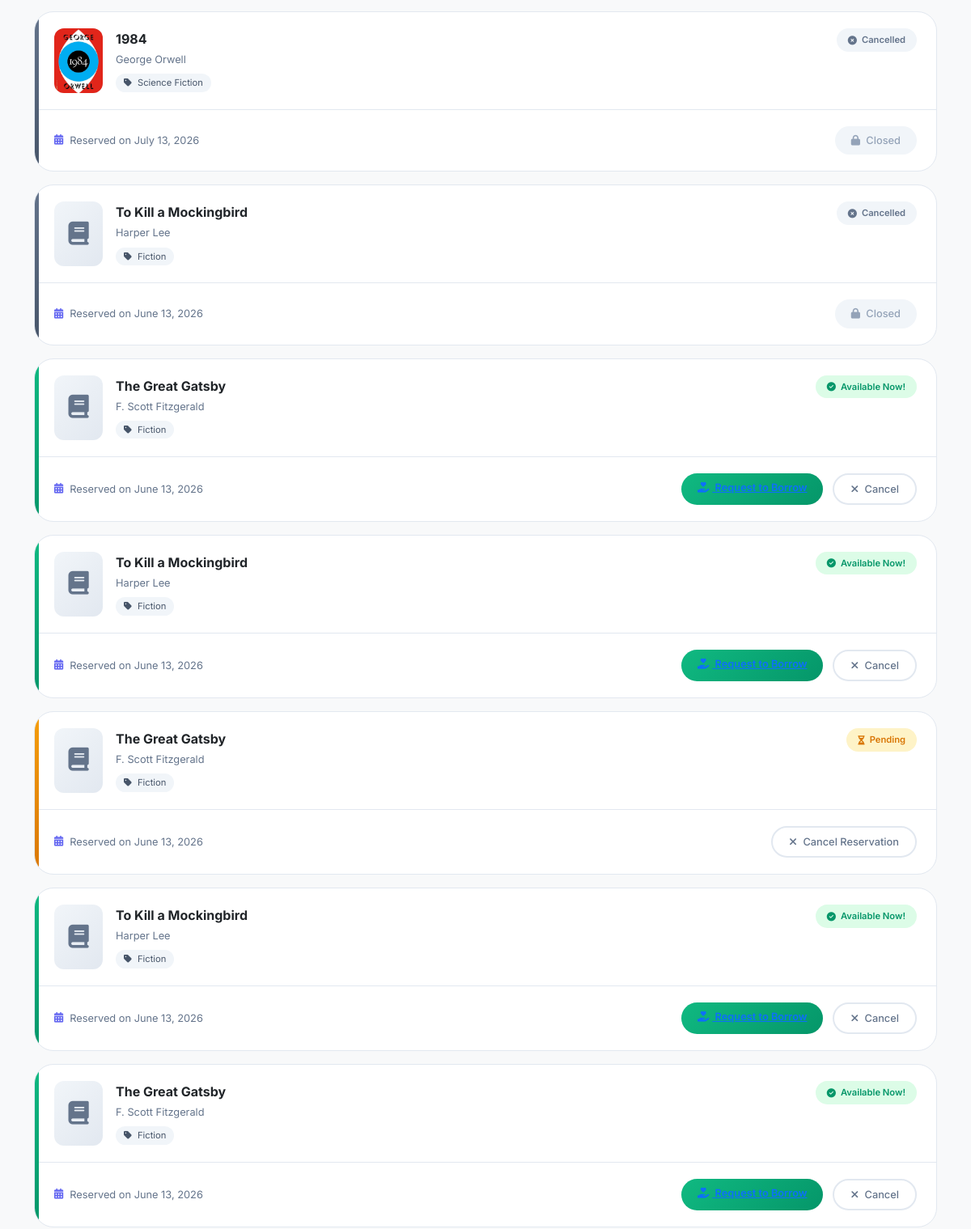
Before: /borrowing/reservations/ (signed in, middle part) with the older database file.
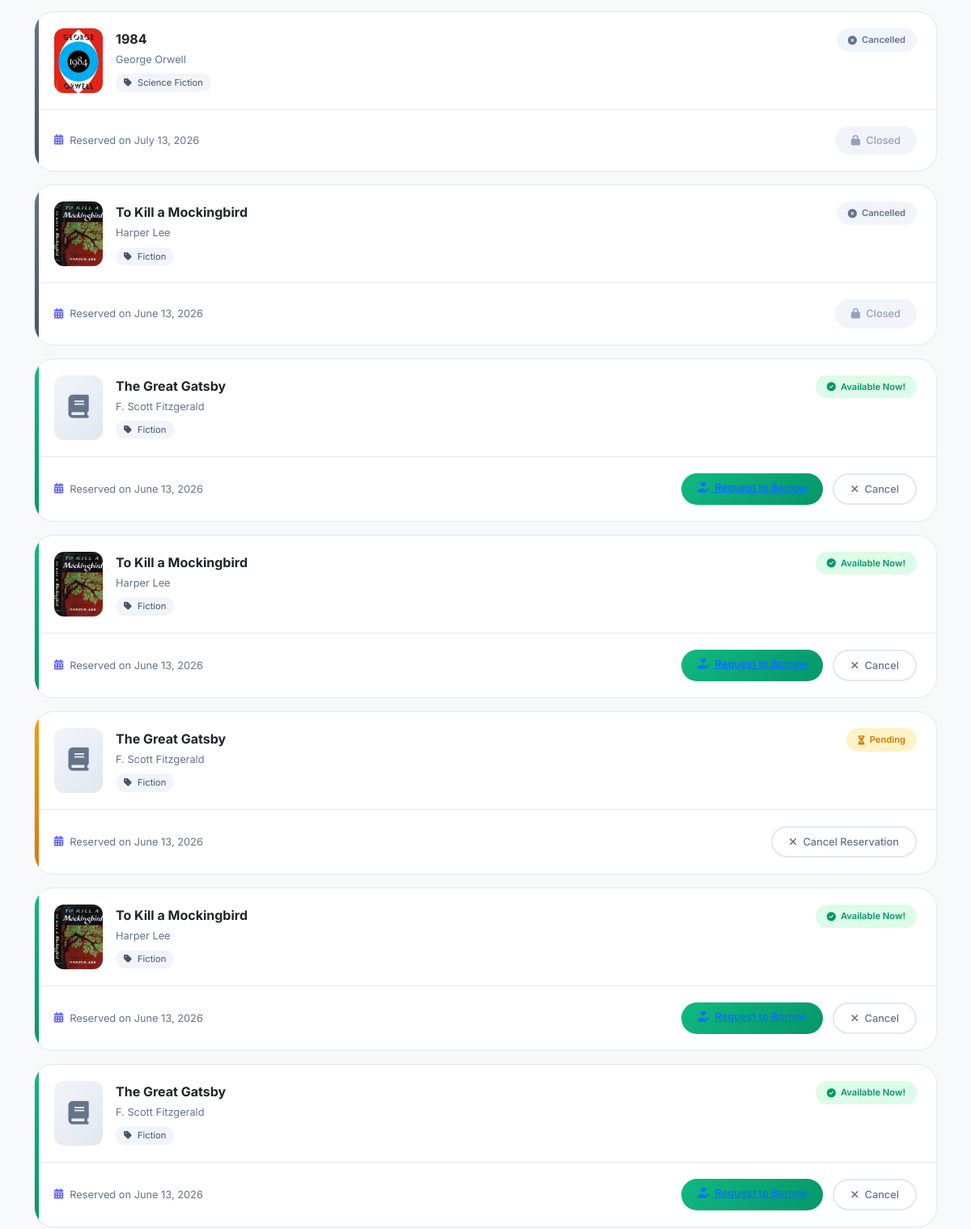
After: the same page with the newer database file.
### borrowing/models.py (models this page shows, shortened)
class Reservation(models.Model):
    class StatusChoices(models.TextChoices):
        PENDING = "PENDING", "Pending"
        AVAILABLE = "AVAILABLE", "Available"
        COMPLETED = "COMPLETED", "Completed"
        CANCELLED = "CANCELLED", "Cancelled"
    user = models.ForeignKey(
        settings.AUTH_USER_MODEL,
        on_delete=models.CASCADE,
        related_name="reservations",
    )
    book = models.ForeignKey(
        Book,
        on_delete=models.CASCADE,
        related_name="reservations",
    )
    reservation_date = models.DateTimeField(default=timezone.now)
    status = models.CharField(
        max_length=10,
        choices=StatusChoices.choices,
        default=StatusChoices.PENDING,
    )
    class Meta:
        ordering = ["reservation_date"]

### books/models.py (models this page shows, shortened)
class Book(models.Model):
    title = models.CharField(max_length=255)
    author = models.CharField(max_length=255)
    genre = models.CharField(max_length=100)
    description = models.TextField(blank=True)
    publish_year = models.PositiveIntegerField()
    isbn = models.CharField(
        max_length=13,
        unique=True,
        validators=[
            RegexValidator(
                regex=r'^\d{13}$',
                message="ISBN must be exactly 13 digits.",
                code="invalid_isbn"
            )
        ]
    )
    total_copies = models.PositiveIntegerField(default=1)
    available_copies = models.PositiveIntegerField(default=1)
    cover_image = models.ImageField(upload_to="book_covers/", blank=True)
    def __init__(self, *args, **kwargs):
        available_copies_was_provided = "available_copies" in kwargs
        super().__init__(*args, **kwargs)
        self._available_copies_was_provided = available_copies_was_provided
    def __setattr__(self, name, value):
        if name == "available_copies" and "_available_copies_was_provided" in self.__dict__:
            self.__dict__["_available_copies_was_provided"] = True
        super().__setattr__(name, value)
    class Meta:
        ordering = ["title"]
        verbose_name = "book"
        verbose_name_plural = "books"

### borrowing/views.py (the view)
# urls.py: path("reservations/", ReservationListView.as_view(), name="reservation_list"),
class ReservationListView(LoginRequiredMixin, ListView):
    model = Reservation
    template_name = "borrowing/reservation_list.html"
    context_object_name = "reservations"
    paginate_by = 10
    def get_queryset(self):
        user = self.request.user
        qs = Reservation.objects.select_related("book", "user").order_by("-reservation_date")
        if user.is_superuser or getattr(user, "role", None) == "ADMIN":
            return qs
        return qs.filter(user=user)
    def get_context_data(self, **kwargs):
        context = super().get_context_data(**kwargs)
        user = self.request.user
        if user.is_superuser or getattr(user, "role", None) == "ADMIN":
            all_reservations = Reservation.objects.all()
        else:
            all_reservations = Reservation.objects.filter(user=user)
        context['pending_count'] = all_reservations.filter(status=Reservation.StatusChoices.PENDING).count()
        context['available_count'] = all_reservations.filter(status=Reservation.StatusChoices.AVAILABLE).count()
        context['completed_count'] = all_reservations.filter(status=Reservation.StatusChoices.COMPLETED).count()
        context['is_admin'] = user.is_superuser or getattr(user, "role", None) == "ADMIN"
        return context

### borrowing/templates/borrowing/reservation_list.html (shortened to what the changed rows need)
{% extends "base.html" %}
{% load static %}
{% block content %}
<section class="py-4 py-md-5 bg-light min-vh-100">
    <div class="container">
        {% if reservations %}
            <div id="reservationsContainer">
                {% for res in reservations %}
                    <div class="reservation-card {{ res.status|lower }}" data-status="{{ res.status }}">
                        <div class="res-card-header">
                            <div class="book-info-res">
                                <div class="book-cover-res">
                                    {% if res.book.cover_image %}
                                        <img src="{{ res.book.cover_image.url }}" alt="{{ res.book.title }}">
                                    {% else %}
                                        <i class="fas fa-book"></i>
                                    {% endif %}
                                </div>
                                <div>
                                    <div class="book-title-res">{{ res.book.title }}</div>
                                    <div class="book-author-res">{{ res.book.author }}</div>
                                    <span class="book-genre-res">
                                        <i class="fas fa-tag me-1"></i> {{ res.book.genre }}
                                    </span>
                                </div>
                            </div>
                            <div>
                                {% if res.status == 'PENDING' %}
                                    <span class="status-badge-res pending">
                                        <i class="fas fa-hourglass-half"></i> Pending
                                    </span>
                                {% elif res.status == 'AVAILABLE' %}
                                    <span class="status-badge-res available">
                                        <i class="fas fa-check-circle"></i> Available Now!
                                    </span>
                                {% elif res.status == 'COMPLETED' %}
                                    <span class="status-badge-res completed">
                                        <i class="fas fa-check-double"></i> Completed
                                    </span>
                                {% else %}
                                    <span class="status-badge-res cancelled">
                                        <i class="fas fa-times-circle"></i> Cancelled
                                    </span>
                                {% endif %}
                            </div>
                        </div>
                        <div class="res-card-body">
                            <div class="res-date">
                                <i class="fas fa-calendar-alt"></i>
                                Reserved on {{ res.reservation_date|date:"F j, Y" }}
                            </div>
                            <div class="action-buttons-res">
                                {% if res.status == 'AVAILABLE' %}
                                    <a href="{% url 'borrowing:request_borrow' res.book.pk %}" class="btn-borrow">
                                        <i class="fas fa-hand-holding-heart me-1"></i> Request to Borrow
                                    </a>
                                    <form method="post" action="{% url 'borrowing:cancel_reservation' res.pk %}" class="d-inline">
                                        <button type="submit" class="btn-cancel-res" onclick="return confirm('Cancel this reservation?')">
                                            <i class="fas fa-times me-1"></i> Cancel
                                        </button>
                                    </form>
                                {% elif res.status == 'PENDING' %}
                                    <form method="post" action="{% url 'borrowing:cancel_reservation' res.pk %}" class="d-inline">
                                        {% csrf_token %}
                                        <button type="submit" class="btn-cancel-res" onclick="return confirm('Cancel this reservation?')">
                                            <i class="fas fa-times me-1"></i> Cancel Reservation
                                        </button>
                                    </form>
                                {% else %}
                                    <button class="btn-disabled" disabled>
                                        <i class="fas fa-lock me-1"></i>
                                        {% if res.status == 'COMPLETED' %}Already Borrowed{% else %}Closed{% endif %}
                                    </button>
                                {% endif %}
                            </div>
                        </div>
                    </div>
                {% endfor %}
            </div>
        {% endif %}
    </div>
</section>
{% endblock %}

Changed rows visible on the page:
changed through a linked row, Reservation (number 2 of 7 on the later page): book.cover_image: picture added
changed through a linked row, Reservation (number 4 of 7 on the later page): book.cover_image: picture added
changed through a linked row, Reservation (number 6 of 7 on the later page): book.cover_image: picture added
